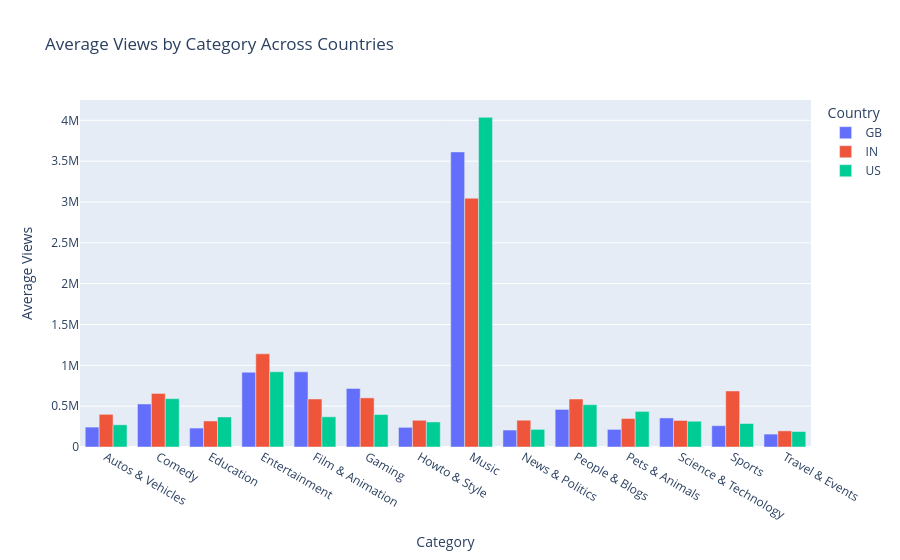

Notebook code cell kept with this figure:
### Code cell
country_category_views = (
    df.groupby(
        ["country", "category_name"],
        as_index=False
    )["views"]
    .mean()
)

fig = px.bar(
    country_category_views,
    x="category_name",
    y="views",
    color="country",
    barmode="group",
    title="Average Views by Category Across Countries",
    labels={
        "category_name": "Category",
        "views": "Average Views",
        "country": "Country"
    }
)

fig.show()

### Figure 1 — Plotly figure (JSON) as saved in the notebook; plotly's stock layout.template omitted (floating-point values rounded to 4 significant figures)
{"data": [{"alignmentgroup": "True", "hovertemplate": "Country=GB<br>Category=%{x}<br>Average Views=%{y}<extra></extra>", "legendgroup": "GB", "marker": {"color": "#636efa", "pattern": {"shape": ""}}, "name": "GB", "offsetgroup": "GB", "orientation": "v", "showlegend": true, "textposition": "auto", "type": "bar", "x": ["Autos & Vehicles", "Comedy", "Education", "Entertainment", "Film & Animation", "Gaming", "Howto & Style", "Music", "News & Politics", "People & Blogs", "Pets & Animals", "Science & Technology", "Sports", "Travel & Events"], "xaxis": "x", "y": [243600.0, 526900.0, 232200.0, 915500.0, 919900.0, 717000.0, 240500.0, 3613000.0, 207700.0, 460200.0, 215800.0, 355800.0, 260800.0, 158000.0], "yaxis": "y"}, {"alignmentgroup": "True", "hovertemplate": "Country=IN<br>Category=%{x}<br>Average Views=%{y}<extra></extra>", "legendgroup": "IN", "marker": {"color": "#EF553B", "pattern": {"shape": ""}}, "name": "IN", "offsetgroup": "IN", "orientation": "v", "showlegend": true, "textposition": "auto", "type": "bar", "x": ["Autos & Vehicles", "Comedy", "Education", "Entertainment", "Film & Animation", "Gaming", "Howto & Style", "Music", "News & Politics", "People & Blogs", "Pets & Animals", "Science & Technology", "Sports", "Travel & Events"], "xaxis": "x", "y": [400000.0, 655700.0, 318500.0, 1141000.0, 587900.0, 601800.0, 327000.0, 3047000.0, 327800.0, 587600.0, 349100.0, 325100.0, 686100.0, 197600.0], "yaxis": "y"}, {"alignmentgroup": "True", "hovertemplate": "Country=US<br>Category=%{x}<br>Average Views=%{y}<extra></extra>", "legendgroup": "US", "marker": {"color": "#00cc96", "pattern": {"shape": ""}}, "name": "US", "offsetgroup": "US", "orientation": "v", "showlegend": true, "textposition": "auto", "type": "bar", "x": ["Autos & Vehicles", "Comedy", "Education", "Entertainment", "Film & Animation", "Gaming", "Howto & Style", "Music", "News & Politics", "People & Blogs", "Pets & Animals", "Science & Technology", "Sports", "Travel & Events"], "xaxis": "x", "y": [272000.0, 592100.0, 367500.0, 921300.0, 369800.0, 397900.0, 306700.0, 4036000.0, 215800.0, 518100.0, 435600.0, 315500.0, 287600.0, 189200.0], "yaxis": "y"}], "layout": {"barmode": "group", "legend": {"title": {"text": "Country"}, "tracegroupgap": 0}, "title": {"text": "Average Views by Category Across Countries"}, "xaxis": {"anchor": "y", "domain": [0, 1], "title": {"text": "Category"}}, "yaxis": {"anchor": "x", "domain": [0, 1], "title": {"text": "Average Views"}}}}
